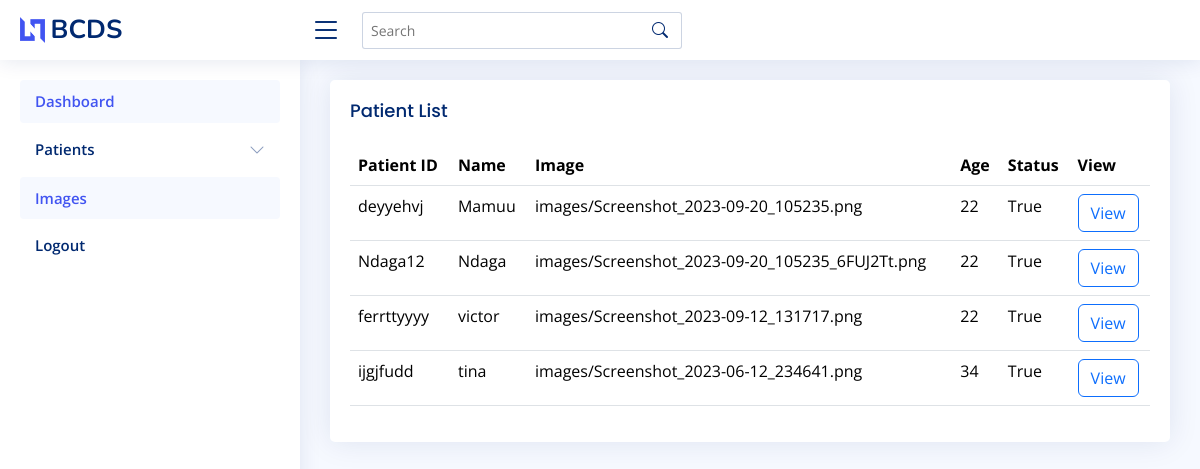
The app's page /patient_list/, older data.
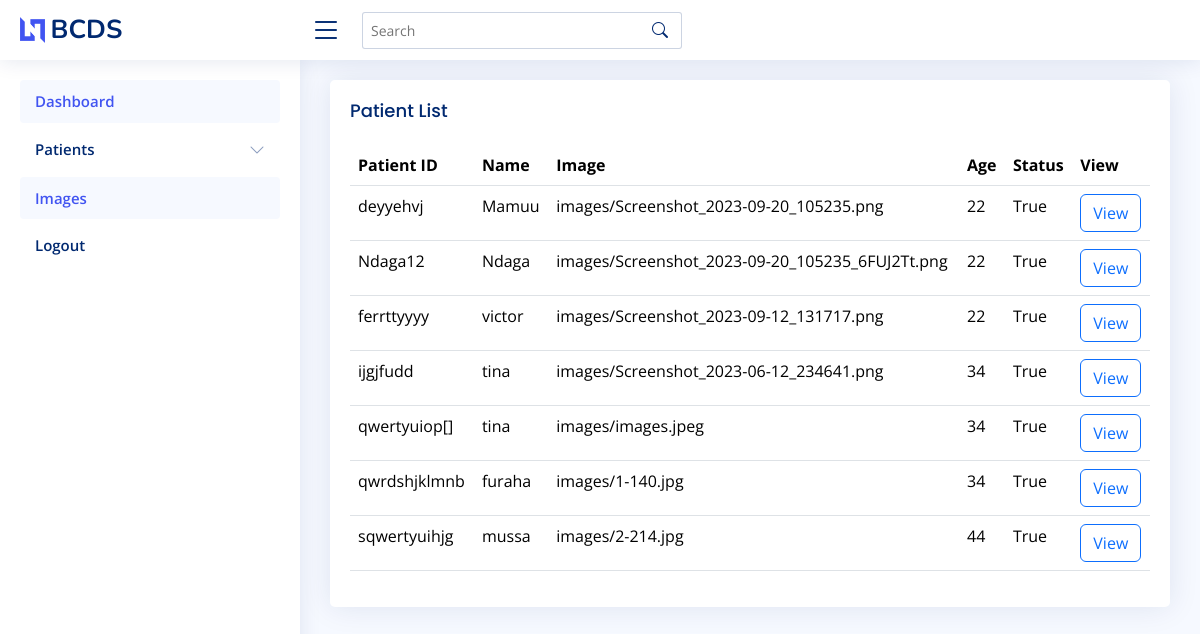
The same page, newer data.
### breast/models.py (models this page shows, shortened)
class Patient(models.Model):
    GENDER_CHOICES = [
        ('M', 'Male'),
        ('F', 'Female'),
    ]
    STATUS_CHOICES = [
        (True, 'Cancer'),
        (False, 'Normal'),
    ]
    patient_id = models.CharField(max_length=12, primary_key=True)
    name = models.CharField(max_length=25)
    age = models.PositiveIntegerField()
    gender = models.CharField(max_length=5, choices=GENDER_CHOICES)
    image = models.FileField(upload_to='images/')
    status = models.BooleanField(choices=STATUS_CHOICES)

### breast/views.py (the view)
# urls.py: path("patient_list/", PatientListView.as_view(), name="patient_list"),
class PatientListView(ListView):
    template_name = "patient_list.html"
    model = Patient

### templates/patient_list.html (shortened to what this page needs)
{% extends "header.html" %}
{% block main %}
<main id="main" class="main">
  <section class="section">
    <div class="row">
      <div class="col-lg-12">
        <div class="card">
          <div class="card-body">
            <h5 class="card-title">Patient List</h5>
            <table class="table datatable">
              <thead>
                <tr>
                  <th>Patient ID</th>
                  <th>Name</th>
                  <th>Image</th>
                  <th>Age</th>
                  <th>Status</th>
                  <th>View</th>
                </tr>
              </thead>
              <tbody>
                {% for patient in patient_list %}
              <tr>
                <td>{{patient.patient_id}}</td>
                <td>{{patient.name}}</td>
                <td>{{patient.image}}</td>
                <td>{{patient.age}}</td>
                <td>{{patient.status}}</td>
              <td>
                <button type="button" class="btn btn-outline-primary" onclick="window.location.href='{% url "report" %}'">
                  View
                </button>
              </td>
              </tr>
              {% endfor %}
            </tbody>
            </table>
          </div>
        </div>
      </div>
    </div>
  </section>
</main>
{% endblock main %}

Row changes from the older to the newer data that the page shows:
added Patient: patient_id "qwertyuiop[]", name "tina", image "images/images.jpeg", age "34", status "True"
added Patient: patient_id "qwrdshjklmnb", name "furaha", image "images/1-140.jpg", age "34", status "True"
added Patient: patient_id "sqwertyuihjg", name "mussa", image "images/2-214.jpg", age "44", status "True"
